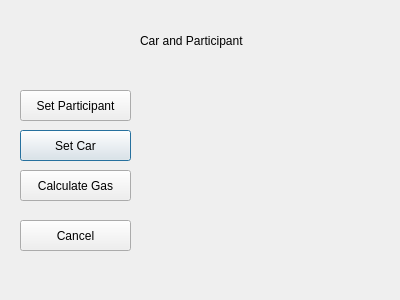
<?xml version="1.0" encoding="UTF-8"?>
<ui version="4.0">
 <class>Carp</class>
 <widget class="QDialog" name="Carp">
  <property name="geometry">
   <rect>
    <x>0</x>
    <y>0</y>
    <width>400</width>
    <height>300</height>
   </rect>
  </property>
  <property name="windowTitle">
   <string>Dialog</string>
  </property>
  <widget class="QLabel" name="label">
   <property name="geometry">
    <rect>
     <x>140</x>
     <y>30</y>
     <width>131</width>
     <height>21</height>
    </rect>
   </property>
   <property name="text">
    <string>Car and Participant</string>
   </property>
  </widget>
  <widget class="QPushButton" name="pushButton">
   <property name="geometry">
    <rect>
     <x>20</x>
     <y>130</y>
     <width>111</width>
     <height>31</height>
    </rect>
   </property>
   <property name="text">
    <string>Set Car</string>
   </property>
  </widget>
  <widget class="QPushButton" name="pushButton_3">
   <property name="geometry">
    <rect>
     <x>20</x>
     <y>170</y>
     <width>111</width>
     <height>31</height>
    </rect>
   </property>
   <property name="text">
    <string>Calculate Gas</string>
   </property>
  </widget>
  <widget class="QPushButton" name="pushButton_5">
   <property name="geometry">
    <rect>
     <x>20</x>
     <y>220</y>
     <width>111</width>
     <height>31</height>
    </rect>
   </property>
   <property name="text">
    <string>Cancel</string>
   </property>
  </widget>
  <widget class="QPushButton" name="pushButton_2">
   <property name="geometry">
    <rect>
     <x>20</x>
     <y>90</y>
     <width>111</width>
     <height>31</height>
    </rect>
   </property>
   <property name="text">
    <string>Set Participant</string>
   </property>
  </widget>
 </widget>
 <resources/>
 <connections/>
</ui>
